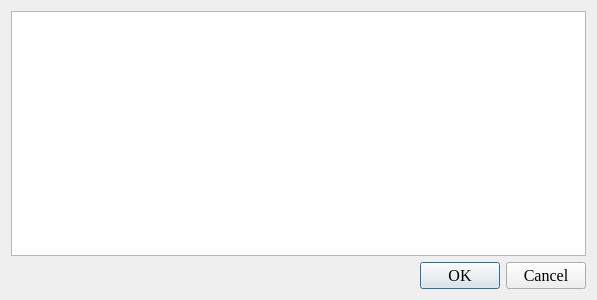
<?xml version="1.0" encoding="UTF-8"?>
<ui version="4.0">
 <class>AdaptLearnDataDialog</class>
 <widget class="QDialog" name="AdaptLearnDataDialog">
  <property name="geometry">
   <rect>
    <x>0</x>
    <y>0</y>
    <width>597</width>
    <height>300</height>
   </rect>
  </property>
  <property name="windowTitle">
   <string>Dialog</string>
  </property>
  <layout class="QGridLayout" name="gridLayout">
   <item row="0" column="0">
    <widget class="QPlainTextEdit" name="infoArea">
     <property name="font">
      <font>
       <family>Garamond</family>
       <pointsize>11</pointsize>
      </font>
     </property>
     <property name="readOnly">
      <bool>true</bool>
     </property>
    </widget>
   </item>
   <item row="1" column="0">
    <widget class="QDialogButtonBox" name="buttonBox">
     <property name="font">
      <font>
       <family>Georgia</family>
       <pointsize>12</pointsize>
      </font>
     </property>
     <property name="orientation">
      <enum>Qt::Orientation::Horizontal</enum>
     </property>
     <property name="standardButtons">
      <set>QDialogButtonBox::StandardButton::Cancel|QDialogButtonBox::StandardButton::Ok</set>
     </property>
    </widget>
   </item>
  </layout>
 </widget>
 <resources/>
 <connections>
  <connection>
   <sender>buttonBox</sender>
   <signal>accepted()</signal>
   <receiver>AdaptLearnDataDialog</receiver>
   <slot>accept()</slot>
   <hints>
    <hint type="sourcelabel">
     <x>248</x>
     <y>254</y>
    </hint>
    <hint type="destinationlabel">
     <x>157</x>
     <y>274</y>
    </hint>
   </hints>
  </connection>
  <connection>
   <sender>buttonBox</sender>
   <signal>rejected()</signal>
   <receiver>AdaptLearnDataDialog</receiver>
   <slot>reject()</slot>
   <hints>
    <hint type="sourcelabel">
     <x>316</x>
     <y>260</y>
    </hint>
    <hint type="destinationlabel">
     <x>286</x>
     <y>274</y>
    </hint>
   </hints>
  </connection>
 </connections>
</ui>
